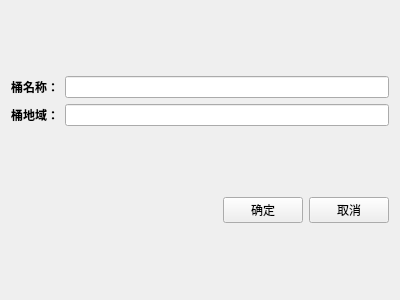
<?xml version="1.0" encoding="UTF-8"?>
<ui version="4.0">
 <class>CreateBucketDialog</class>
 <widget class="QWidget" name="CreateBucketDialog">
  <property name="geometry">
   <rect>
    <x>0</x>
    <y>0</y>
    <width>400</width>
    <height>300</height>
   </rect>
  </property>
  <property name="windowTitle">
   <string>Form</string>
  </property>
  <layout class="QVBoxLayout" name="verticalLayout">
   <item>
    <layout class="QGridLayout" name="gridLayout">
     <item row="0" column="0">
      <widget class="QLabel" name="labelName">
       <property name="styleSheet">
        <string notr="true"/>
       </property>
       <property name="text">
        <string>&lt;html&gt;&lt;head/&gt;&lt;body&gt;&lt;p align=&quot;center&quot;&gt;&lt;span style=&quot; font-weight:700;&quot;&gt;桶名称：&lt;/span&gt;&lt;/p&gt;&lt;/body&gt;&lt;/html&gt;</string>
       </property>
      </widget>
     </item>
     <item row="0" column="1">
      <widget class="QLineEdit" name="lineName"/>
     </item>
     <item row="1" column="0">
      <widget class="QLabel" name="labelLocation">
       <property name="text">
        <string>&lt;html&gt;&lt;head/&gt;&lt;body&gt;&lt;p align=&quot;center&quot;&gt;&lt;span style=&quot; font-weight:700;&quot;&gt;桶地域：&lt;/span&gt;&lt;/p&gt;&lt;/body&gt;&lt;/html&gt;</string>
       </property>
      </widget>
     </item>
     <item row="1" column="1">
      <widget class="QLineEdit" name="lineLocation"/>
     </item>
    </layout>
   </item>
   <item>
    <layout class="QHBoxLayout" name="horizontalLayout">
     <item>
      <spacer name="horizontalSpacer">
       <property name="orientation">
        <enum>Qt::Orientation::Horizontal</enum>
       </property>
       <property name="sizeHint" stdset="0">
        <size>
         <width>40</width>
         <height>20</height>
        </size>
       </property>
      </spacer>
     </item>
     <item>
      <widget class="QPushButton" name="buttonOk">
       <property name="text">
        <string>确定</string>
       </property>
      </widget>
     </item>
     <item>
      <widget class="QPushButton" name="buttonCancel">
       <property name="text">
        <string>取消</string>
       </property>
      </widget>
     </item>
    </layout>
   </item>
  </layout>
 </widget>
 <resources/>
 <connections/>
</ui>
